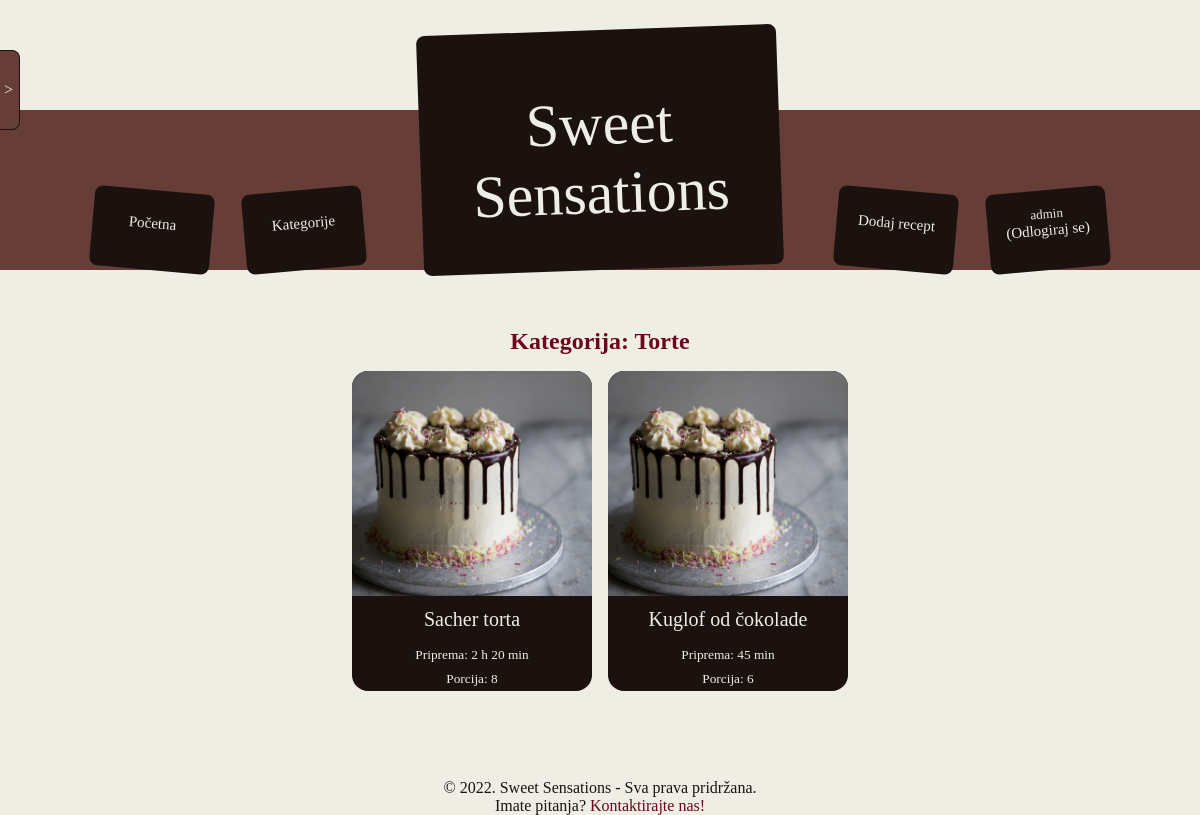
The page /category.php?id=1 (signed in) on the database its author committed.
### tables this page shows
create table Categories
(
    id int auto_increment primary key,
    name varchar(64) not null,
    image_url varchar(64) not null
);

create table Recipes
(
    id int auto_increment primary key,
    created_by_user_id int not null references Users(id),
    title varchar(64) not null,
    category_id int not null references Categories(id),
    description varchar(1024) not null,
    preparation_time_minutes int not null,
    preparation_difficulty_id int not null references Preparation_Difficulties(id),
    number_of_servings int not null
);

### src/database/RecipeDataSource.php (called while the page is built, shortened)
<?php
class RecipeDataSource
{
    private mysqli $con;
    public function __construct(mysqli $con)
    {
        $this->con = $con;
    }
    public function get_category($id): array|null
    {
        $category_row = null;
        $stmt = $this->con->prepare("SELECT id, name, image_url FROM recipe_site.Categories
        WHERE id = ?");
        $stmt->bind_param('i', $id);
        $stmt->execute();
        $result = $stmt->get_result();
        if ($result->num_rows > 0) {
            $category_row = $result->fetch_array();
        }
        return $category_row;
    }
    public function get_recipes_by_category($categoryId): array
    {
        $stmt = $this->con->prepare(QUERY . ' WHERE Recipes.category_id = ?');
        $stmt->bind_param('i', $categoryId);
        $stmt->execute();
        $result = $stmt->get_result();
        $recipes_array = array();
        foreach ($result as $row) {
            $recipes_array[] = $row;
        }
        return $recipes_array;
    }
}

### src/category.php (the view, shortened to what this page needs)
<?php
include('database/RecipeDataSource.php');
include('utils/page.php');
$categoryId = $_GET['id'];
$con = connect_to_database();
$recipes = new RecipeDataSource($con);
$category = $recipes->get_category($categoryId);
$matchingRecipes = $recipes->get_recipes_by_category($categoryId);
include('partials/header.php');
include ('partials/side-menu.php');
echo "
    <h2 class='heading'>Kategorija: {$category['name']}</h2>
    <div class='layout'>";
if (count($matchingRecipes) > 0) {
    echo "
      <div class='recipe-list'>";
        foreach ($matchingRecipes as $recipe) {
            $recipeTitle = htmlspecialchars($recipe['title']);
            $hours = (int) ($recipe['preparation_time_minutes'] / 60);
            $minutes = $recipe['preparation_time_minutes'] % 60;
            echo "
            <a class='recipe-card' href='recipe.php?id={$recipe['id']}'>
                <img class='recipe-card-image' src='{$recipe['image_url']}' alt='{$recipeTitle}'>
                <div class='recipe-card-heading'>{$recipeTitle}</div>
                <div class='recipe-card-content'>Priprema: ";
                    if ($hours > 0) {
                        echo "$hours h ";
                    }
                    echo "$minutes min
                </div>
                <div class='recipe-card-content'>Porcija: {$recipe['number_of_servings']}</div>
            </a>
          ";
        }
    echo "</div>";
}
echo "
</div>
";
include('partials/footer.php');

### src/static/style.css (style rules this page uses)
* { --var-color-white: #eeeee5; --var-color-light-brown: #a79086; --var-color-brown: #673e37; --var-color-dark-brown: #1b1210; --var-color-cherry: #6d031c; box-sizing: border-box; }
body { padding: 0; margin: 0; background-color: var(--var-color-white); }
a { text-decoration: none; color: var(--var-color-cherry); }
.layout { display: flex; flex-wrap: wrap; justify-content: center; }
.recipe-list { display: flex; flex-wrap: wrap; width: 100%; justify-content: center; max-width: 1240px; }
.recipe-card { width: 240px; height: 320px; background-color: var(--var-color-dark-brown); border-radius: 16px; display: flex; flex-direction: column; justify-content: center; align-items: center; color: var(--var-color-white); margin: 8px; }
.recipe-card-content { padding: 4px; font-size: smaller; }
.recipe-card-image { width: 100%; flex-grow: 1; flex-shrink: 1; object-fit: cover; border-top-left-radius: 16px; border-top-right-radius: 16px; height: 0; }
.recipe-card-heading { font-size: 20px; padding: 12px; text-align: center; }
h1, h2, h3, h4, h5 { margin: 8px 0; }
.heading { color: var(--var-color-cherry); width: 100%; text-align: center; }

### rows shown on the page
categories: name "Torte"
recipes: category.image_url (picture), title "Sacher torta", preparation_time_minutes "2", preparation_time_minutes "20", number_of_servings "8"
recipes: category.image_url (picture), title "Kuglof od čokolade", preparation_time_minutes "45", number_of_servings "6"

### other values the page prints
$username "admin"
